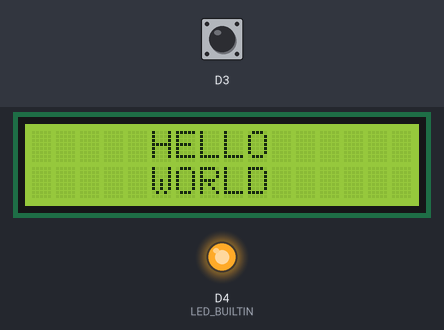
Recording of a sketch running on a simulated ESP8266 (NodeMCU). Shown: 16×2 character LCD, output pins drawn as LEDs (lit = HIGH, except the on-board LED, lit = LOW). The test bench sets the inputs (shaded band); at power-on: D3 HIGH. WiFi joins after 1.5 s; servers stay silent unless stated; web services answer with replies made up by the test bench; what the sketch prints to the serial monitor is not drawn.

Above: at 2.8 s.
2.9 s: D3 pulled LOW for 0.15 s
At 3.6 s:
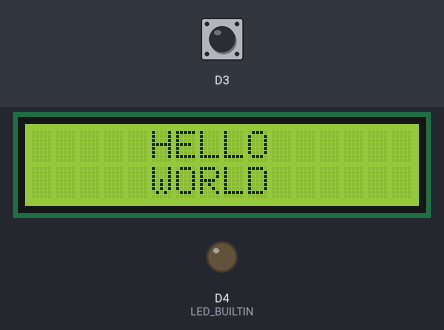
5.6 s: D3 pulled LOW for 1 s
At 7.6 s:
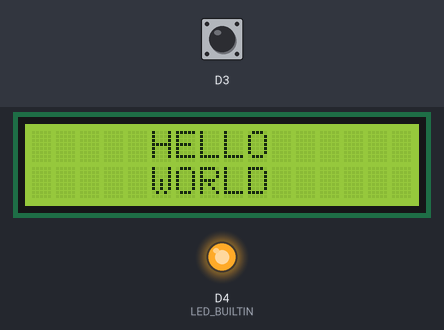
9.6 s: D3 pulled LOW for 3.2 s
At 9.9 s:
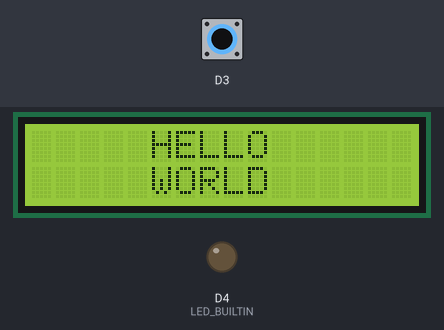
15.8 s: D3 pulsed LOW 2 times (0.12 s each, 0.3 s apart)
At 17.9 s:
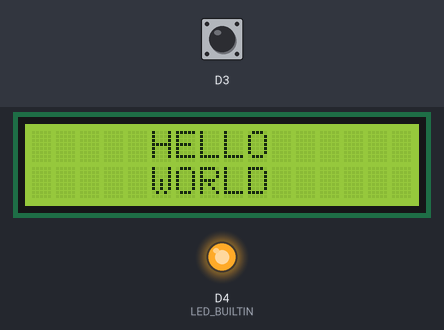
19.4 s: D3 pulsed LOW 5 times (0.12 s each, 0.3 s apart)
At 20.6 s:
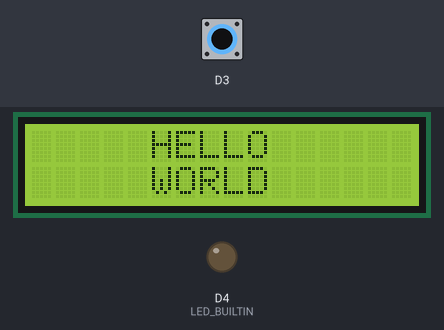
Timing chart, 0 to 23.3 s (numbered marks = the images above; inputs shaded):
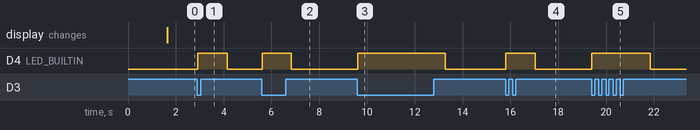

The sketch:

button_press.ino
```cpp
#include <ESP8266WiFi.h>
#include <ESP8266HTTPClient.h>

#include <LiquidCrystal_I2C.h>

#define WIFI_SSID "iotraspi"
#define  WIFI_PASSWORD "iotraspi"

#define IFTTT_API_KEY "fgKzSFObOCzi1bao4tfgkfjGBKLYhpupiIHlMzx78pV"
#define IFTTT_EVENT_NAME "button_press"

LiquidCrystal_I2C lcd(0x27, 16, 2);

void setup() {
  //start serial connection
  Serial.begin(9600);
  //configure pin 2 as an input and enable the internal pull-up resistor
  pinMode(D3, INPUT_PULLUP);
  pinMode(LED_BUILTIN, OUTPUT);

  WiFi.mode(WIFI_STA);
  WiFi.begin(WIFI_SSID, WIFI_PASSWORD);

  // Wait for connection
  while (WiFi.status() != WL_CONNECTED) {
    delay(500);
    Serial.print(".");
  }
  Serial.println("");
  Serial.print("Connected to ");
  Serial.println(WIFI_SSID);
  Serial.print("IP address: ");
  Serial.println(WiFi.localIP());

  //setup lcd
  // The begin call takes the width and height. This
  // Should match the number provided to the constructor.
  lcd.begin(16,2);
  lcd.init();

  // Turn on the backlight.
  lcd.backlight();

  // Move the cursor characters to the right and
  // zero characters down (line 1).
  lcd.setCursor(5, 0);

  // Print HELLO to the screen, starting at 5,0.
  lcd.print("HELLO");

  // Move the cursor to the next line and print
  // WORLD.
  lcd.setCursor(5, 1);
  lcd.print("WORLD");
}

void loop() {
  //read the pushbutton value into a variable
  int sensorVal = digitalRead(D3);
  //print out the value of the pushbutton
  //Serial.println(sensorVal);

  // Keep in mind the pull-up means the pushbutton's logic is inverted. It goes
  // HIGH when it's open, and LOW when it's pressed. Turn on pin 13 when the
  // button's pressed, and off when it's not:
  if (sensorVal == HIGH) {
    digitalWrite(LED_BUILTIN, LOW);

    Serial.println("LED ausgeschaltet");
  } else {
    digitalWrite(LED_BUILTIN, HIGH);

    Serial.println("*** LED Eingeschaltet");

    HTTPClient http;  //Declare an object of class HTTPClient

    http.begin("http://maker.ifttt.com/trigger/buttonIOT/with/key/fgKzSFObOCzi1bao4tfgkfjGBKLYhpupiIHlMzx78pV");  //Specify request destination
    int httpCode = http.GET();                                                                  //Send the request
    Serial.println(httpCode);
    Serial.println("Code wird gesendet...");

    if (httpCode > 0) { //Check the returning code

      String payload = http.getString();      //Get the request response payload
      Serial.println(payload);                //Sollte "OK" zurückgeben
      Serial.println("");

    }

    http.end();

    delay(1000);

    //HttpClient client;
    //client.get("http://maker.ifttt.com/trigger/button_press/with/key/fgKzSFObOCzi1bao4tfgkfjGBKLYhpupiIHlMzx78pV");
  }
}
```

Measured:
- after the input at 2.9 s, D4 (LED_BUILTIN): LOW → HIGH at once, → LOW 1.2 s later
- after the input at 5.6 s, D4 (LED_BUILTIN): LOW → HIGH at once, → LOW 1.2 s later
- after the input at 9.6 s, D4 (LED_BUILTIN): LOW → HIGH at once, → LOW 3.6 s later
- after the input at 15.8 s, D4 (LED_BUILTIN): LOW → HIGH at once, → LOW 1.2 s later
- after the input at 19.4 s, D4 (LED_BUILTIN): LOW → HIGH at once, → LOW 2.4 s later
